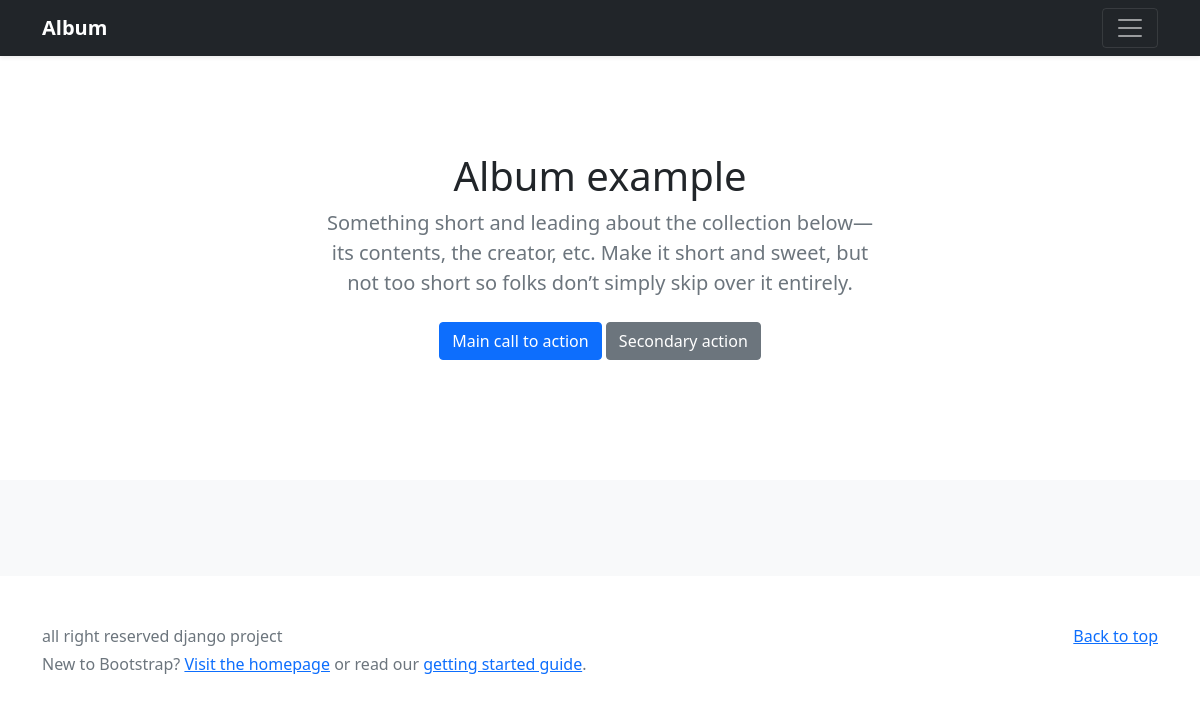
The app's page /album/, older data.
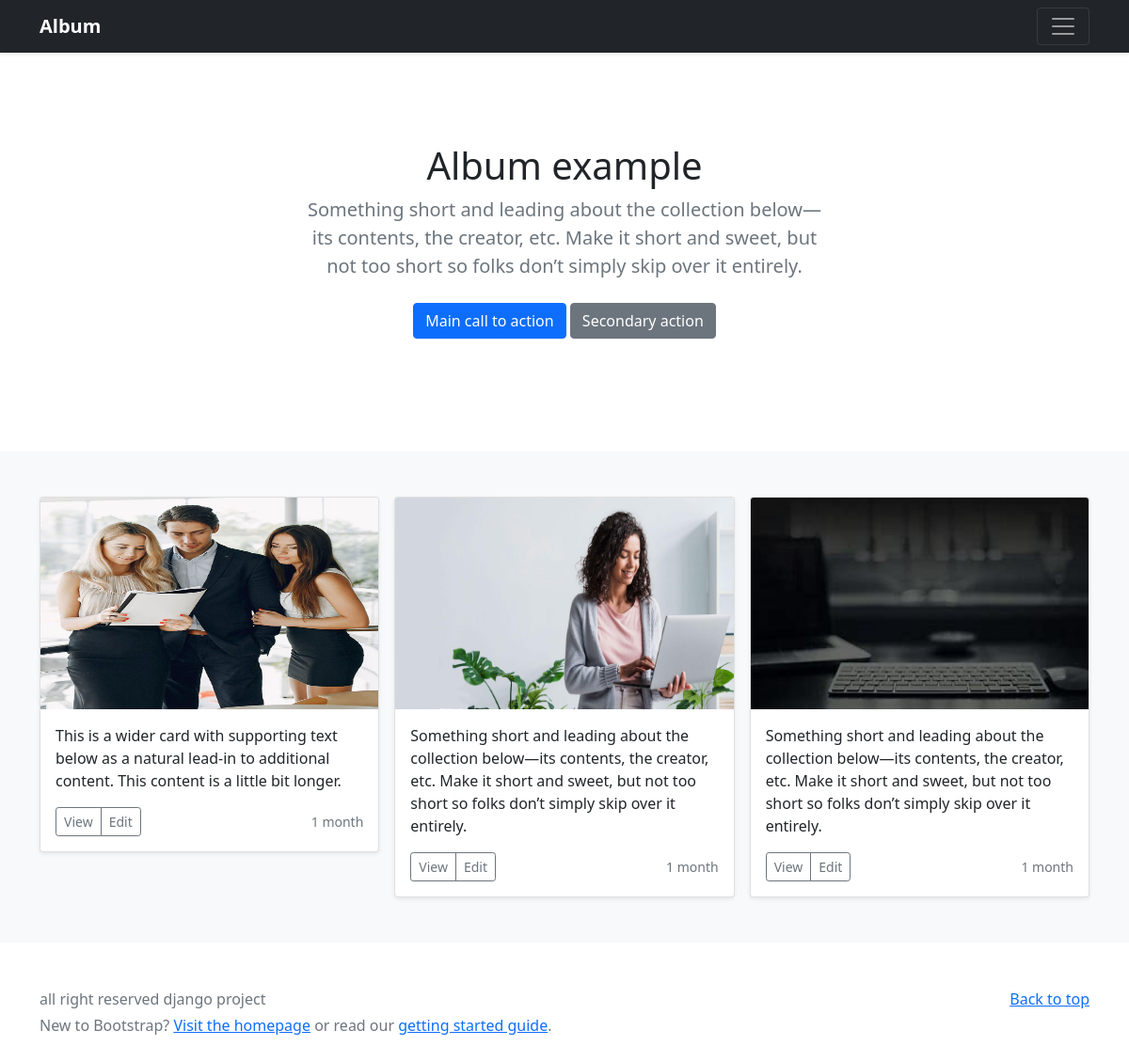
The same page, newer data.
### album/models.py (models this page shows)
class Album (models.Model):
    thumbnail = models.ImageField(upload_to='album/photo')
    description = models.TextField()
    creation = models.DateTimeField(auto_now_add=True)

### album/views.py (the view)
# urls.py: path('',views.album, name='album'),
def album(request):
    albums = Album.objects.all()
    context = {
        'albums': albums
    }
    return render (request,'album/index.html',context)

### templates/album/index.html (shortened to what this page needs)
{% load static %}
<!doctype html>
<html lang="en">
  <head>
    <link href="{% static "assets/dist/css/bootstrap.min.css" %}" rel="stylesheet">
  </head>
  <body>
<header>
  <div class="navbar navbar-dark bg-dark shadow-sm">
    <div class="container">
      <a href="#" class="navbar-brand d-flex align-items-center">
        <strong>Album</strong>
      </a>
      <button class="navbar-toggler" type="button" data-bs-toggle="collapse" data-bs-target="#navbarHeader" aria-controls="navbarHeader" aria-expanded="false" aria-label="Toggle navigation">
        <span class="navbar-toggler-icon"></span>
      </button>
    </div>
  </div>
</header>
<main>
  <section class="py-5 text-center container">
    <div class="row py-lg-5">
      <div class="col-lg-6 col-md-8 mx-auto">
        <h1 class="fw-light">Album example</h1>
        <p class="lead text-muted">Something short and leading about the collection below—its contents, the creator, etc. Make it short and sweet, but not too short so folks don’t simply skip over it entirely.</p>
        <p>
          <a href="#" class="btn btn-primary my-2">Main call to action</a>
          <a href="#" class="btn btn-secondary my-2">Secondary action</a>
        </p>
      </div>
    </div>
  </section>
  <div class="album py-5 bg-light">
    <div class="container">
      <div class="row row-cols-1 row-cols-sm-2 row-cols-md-3 g-3">
        {% for album in albums %}
        <div class="col">
          <div class="card shadow-sm">
             <img class="bd-placeholder-img card-img-top"  width="100%" height="225" src="{{ album.thumbnail.url }}" alt="Image">
            <div class="card-body">
              <p class="card-text">{{ album.description }}</p>
              <div class="d-flex justify-content-between align-items-center">
                <div class="btn-group">
                  <button type="button" class="btn btn-sm btn-outline-secondary">View</button>
                  <button type="button" class="btn btn-sm btn-outline-secondary">Edit</button>
                </div>
                <small class="text-muted">{{ album.creation | timesince }}</small>
              </div>
            </div>
          </div>
        </div>
        {% endfor %}
</main>
<footer class="text-muted py-5">
  <div class="container">
    <p class="float-end mb-1">
      <a href="#">Back to top</a>
    </p>
    <p class="mb-1">all right reserved django project</p>
    <p class="mb-0">New to Bootstrap? <a href="/">Visit the homepage</a> or read our <a href="../getting-started/introduction/">getting started guide</a>.</p>
  </div>
</footer>
  </body>
</html>

### templates/album/index.html (style rules this page uses)
.bd-placeholder-img { font-size: 1.125rem; text-anchor: middle; -webkit-user-select: none; -moz-user-select: none; user-select: none; }

Row changes from the older to the newer data that the page shows:
added Album: thumbnail (picture), description "This is a wider card with supporting text below as a natural lead-in to additional content. This content is a little bit longer.", creation "1 month"
added Album: thumbnail (picture), description "Something short and leading about the collection below—its contents, the creator, etc. Make it short and sweet, but not too short so folks don’t simply skip over it entirely.", creation "1 month"
added Album: thumbnail (picture), description "Something short and leading about the collection below—its contents, the creator, etc. Make it short and sweet, but not too short so folks don’t simply skip over it entirely.", creation "1 month"
